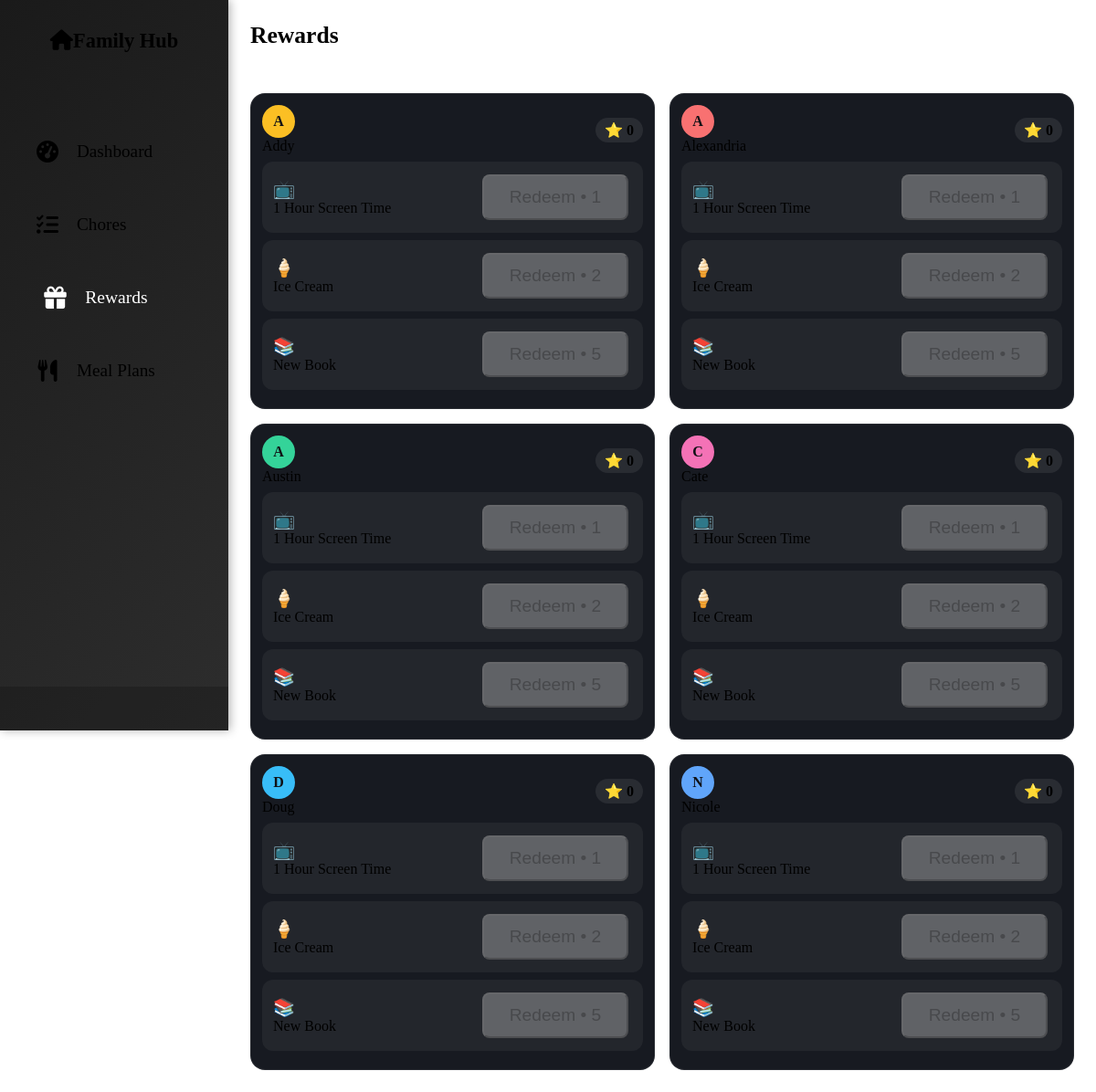
/rewards/, run on an earlier commit of the app's database.
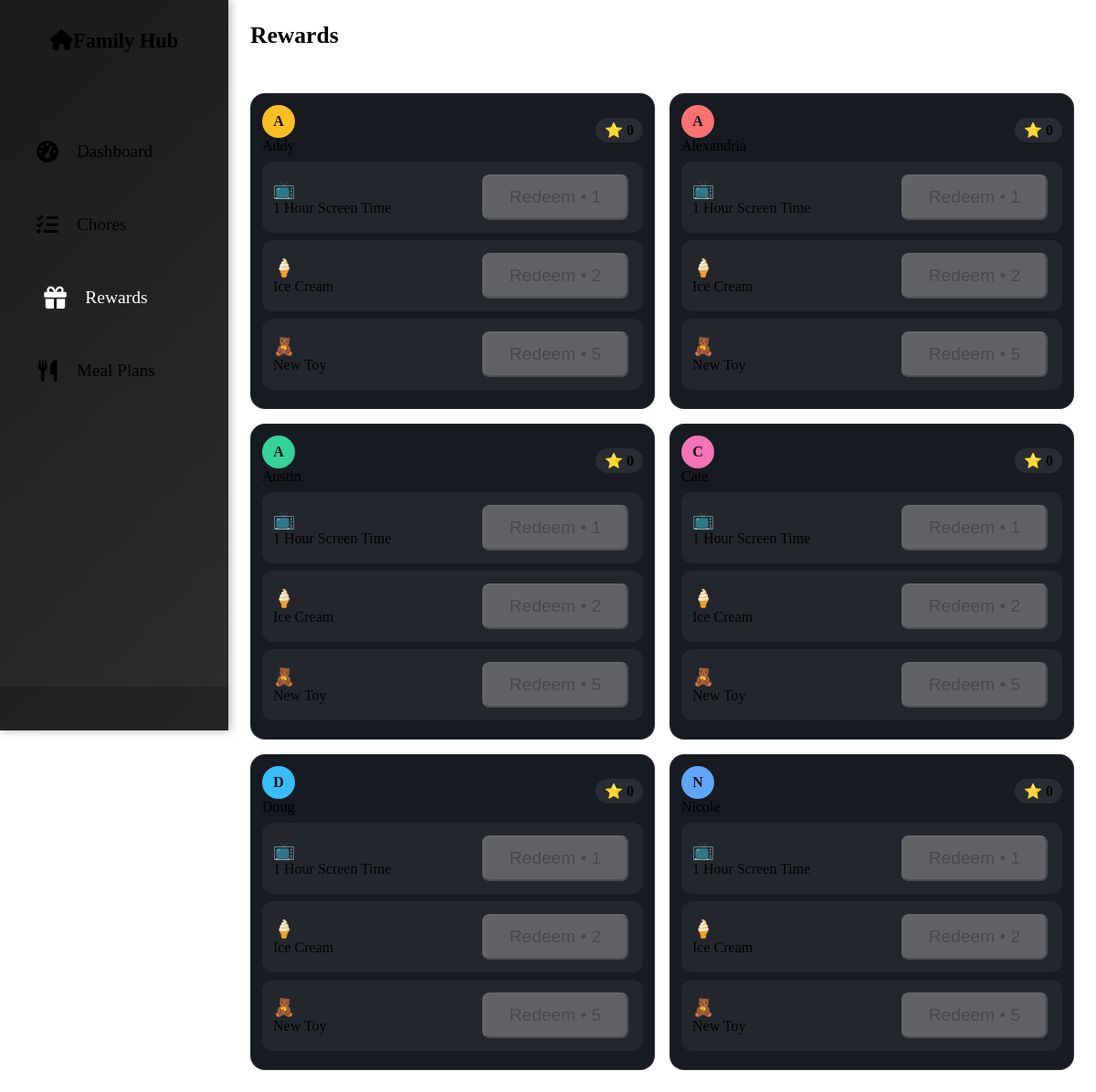
And on a later commit of the database.
### tables this page shows
CREATE TABLE users (
	id VARCHAR NOT NULL, 
	email VARCHAR, 
	first_name VARCHAR, 
	last_name VARCHAR, 
	profile_image_url VARCHAR, 
	is_admin BOOLEAN NOT NULL, 
	created_at DATETIME, 
	updated_at DATETIME, name TEXT, color TEXT, avatar TEXT, 
	PRIMARY KEY (id), 
	UNIQUE (email)
);

CREATE TABLE rewards (
  id INTEGER PRIMARY KEY AUTOINCREMENT,
  title TEXT NOT NULL,
  cost_points INTEGER NOT NULL,
  active INTEGER NOT NULL DEFAULT 1
, emoji TEXT);

### rewards/routes.py (the view)
@bp.get('/')
def rewards_home():
    with db.engine.begin() as conn:
        users = ps.list_users(conn)
        rewards = ps.list_rewards(conn, active_only=True)
        balances = {u.name: ps.user_balance(conn, u.name) for u in users}
    return render_template('rewards/index.html', users=users, rewards=rewards, balances=balances)

### app.py (called while the page is built)
def safe_url_for(endpoint: str, **values) -> str:
    try:
        return url_for(endpoint, **values)
    except Exception:  # pragma: no cover - best effort safety
        return "#"

### services/points_service.py (called while the page is built)
def user_balance(conn, user: str) -> int:
    return int(
        conn.execute(
            text("SELECT COALESCE(SUM(points),0) FROM points_ledger WHERE user_name=:u"),
            {"u": user},
        ).scalar()
        or 0
    )

def list_users(conn):
    return conn.execute(
        text("SELECT id, name, color, avatar FROM users ORDER BY name")
    ).fetchall()

def list_rewards(conn, active_only: bool = True):
    sql = "SELECT id, title, cost_points, emoji, active FROM rewards"
    if active_only:
        sql += " WHERE active=1"
    sql += " ORDER BY cost_points, title"
    return conn.execute(text(sql)).fetchall()

### templates/rewards/index.html (shortened to what this page needs)
{% extends "base.html" %}
{% block content %}
<div class="section-header"><h1>Rewards</h1></div>
<div class="rewards-grid">
  {% for u in users %}
  {% set bal = balances[u.name] %}
  <div class="kid-card">
    <div class="kid-head">
      <div class="d-flex align-items-center gap-2">
  <div class="avatar" style="background: {{ u.color or '#7dd3fc' }};">{{ (u.avatar or (u.name or '?')[0:1]).upper() }}</div>
        <div class="fw-semibold">{{ u.name }}</div>
      </div>
      <div class="balance">⭐ {{ bal }}</div>
    </div>
    {% for r in rewards %}
      <div class="reward-row">
        <div class="d-flex align-items-center gap-2">
          <span style="font-size:1.2rem">{{ r.emoji or '🎁' }}</span>
          <div class="fw-semibold">{{ r.title }}</div>
        </div>
        <button class="btn btn-success redeem"
                data-user="{{ u.name }}" data-reward="{{ r.id }}"
                {% if bal < r.cost_points %}disabled{% endif %}>
          Redeem • {{ r.cost_points }}
        </button>
      </div>
    {% endfor %}
  </div>
  {% endfor %}
</div>
{% endblock %}

### templates/base.html (shortened to what this page needs)
<!DOCTYPE html>
<html lang="en" data-bs-theme="dark">
<head>
    <link href="https://cdn.replit.com/agent/bootstrap-agent-dark-theme.min.css" rel="stylesheet">
    <link href="https://cdnjs.cloudflare.com/ajax/libs/font-awesome/6.0.0/css/all.min.css" rel="stylesheet">
    <link href="{{ url_for('static', filename='css/touch-optimized.css') }}" rel="stylesheet">
</head>
<body>
    <nav class="sidebar">
        <div class="sidebar-header">
            <h4><i class="fas fa-home me-2"></i>Family Hub</h4>
        </div>
        {% set _path = request.path %}
        <ul class="sidebar-nav">
            <li class="nav-item">
                <a class="nav-link {% if _path == '/' %}active{% endif %}" href="{{ url_for('index') }}" data-section="dashboard">
                    <i class="fas fa-tachometer-alt"></i>
                    <span>Dashboard</span>
                </a>
            </li>
            <li class="nav-item">
                <a class="nav-link {% if _path.startswith('/chores') %}active{% endif %}" href="{{ url_for('view_chores') }}" data-section="chores">
                    <i class="fas fa-tasks"></i>
                    <span>Chores</span>
                </a>
            </li>
            <li class="nav-item">
                <a class="nav-link {% if _path.startswith('/rewards') %}active{% endif %}" href="{{ safe_url_for('rewards.rewards_home') }}">
                    <i class="fas fa-gift"></i>
                    <span>Rewards</span>
                </a>
            </li>
            <li class="nav-item">
                <a class="nav-link {% if _path.startswith('/meal-plans') %}active{% endif %}" href="{{ url_for('meal_plans') }}" data-section="meals">
                    <i class="fas fa-utensils"></i>
                    <span>Meal Plans</span>
                </a>
            </li>
        </ul>
        <div class="sidebar-footer">
        </div>
    </nav>
    <main class="main-content">
        {% block content %}{% endblock %}
    </main>
</body>
</html>

### static/css/touch-optimized.css (style rules this page uses)
:root { --touch-target-min: 48px; --touch-spacing: 16px; --large-font-size: 1.2rem; --xl-font-size: 1.4rem; --xxl-font-size: 1.6rem; --sidebar-width: 280px; --sidebar-collapsed-width: 70px; }
* { -webkit-touch-callout: none; -webkit-user-select: none; -khtml-user-select: none; -moz-user-select: none; -ms-user-select: none; user-select: none; }
body { margin: 0; padding: 0; display: flex; min-height: 100vh; overflow-x: hidden; }
.sidebar { width: var(--sidebar-width); min-height: 100vh; background: linear-gradient(135deg, #1a1a1a 0%, #2d2d2d 100%); border-right: 2px solid var(--bs-border-color); display: flex; flex-direction: column; position: fixed; top: 0; left: 0; z-index: 1000; transition: all 0.3s ease; box-shadow: 2px 0 10px rgba(0, 0, 0, 0.3); }
.sidebar-header { padding: 2rem 1.5rem; text-align: center; border-bottom: 2px solid var(--bs-border-color); background: rgba(var(--bs-primary-rgb), 0.1); }
.sidebar-header h4 { color: var(--bs-light); margin: 0; font-size: var(--xl-font-size); font-weight: 600; }
.sidebar-nav { flex: 1; padding: 2rem 0; list-style: none; margin: 0; }
.sidebar-nav .nav-item { margin: 0.5rem 1rem; }
.sidebar-nav .nav-link { display: flex; align-items: center; padding: 1rem 1.5rem; color: var(--bs-light); text-decoration: none; border-radius: 0.75rem; transition: all 0.3s ease; font-size: var(--large-font-size); font-weight: 500; min-height: var(--touch-target-min); cursor: pointer; }
.sidebar-nav .nav-link i { font-size: 1.5rem; width: 2rem; text-align: center; margin-right: 1rem; }
.sidebar-nav .nav-link:hover, .sidebar-nav .nav-link:focus, .sidebar-nav .nav-link.active { background: linear-gradient(135deg, var(--bs-primary) 0%, #0056b3 100%); color: white; transform: translateX(10px) scale(1.02); box-shadow: 0 4px 15px rgba(var(--bs-primary-rgb), 0.4); }
.sidebar-nav .nav-link.active { background: linear-gradient(135deg, var(--bs-success) 0%, #0f5132 100%); }
.sidebar-footer { padding: 1.5rem; border-top: 2px solid var(--bs-border-color); background: rgba(0, 0, 0, 0.2); }
.main-content { flex: 1; margin-left: var(--sidebar-width); padding: 2rem; background: var(--bs-dark); min-height: 100vh; overflow-y: auto; transition: all 0.3s ease; }
.btn { font-size: var(--large-font-size); padding: 0.75rem 1.5rem; min-height: var(--touch-target-min); min-width: var(--touch-target-min); border-radius: 0.5rem; transition: all 0.2s ease; margin: 0.25rem; }
h1 { font-size: var(--xxl-font-size); margin-bottom: 1.5rem; }
.section-header { display: flex; justify-content: space-between; align-items: center; margin-bottom: 2rem; padding-bottom: 1rem; border-bottom: 2px solid var(--bs-border-color); }
.section-header h1 { margin: 0; color: var(--bs-light); }
@media (orientation: landscape) { .sidebar { width: 250px; } }
@media (orientation: landscape) { .main-content { margin-left: 250px; padding: 1.5rem; } }
@media (orientation: landscape) { .sidebar-nav .nav-link { padding: 0.75rem 1.25rem; } }
.touch-indicator { position: relative; overflow: hidden; }
.touch-indicator::after { content: ""; position: absolute; top: 50%; left: 50%; width: 0; height: 0; background: rgba(255, 255, 255, 0.3); border-radius: 50%; transform: translate(-50%, -50%); transition: width 0.3s ease, height 0.3s ease; }

### templates/rewards/index.html (style rules this page uses)
.rewards-grid { display: grid; gap: 16px; grid-template-columns: repeat(auto-fit, minmax(320px, 1fr)); }
.kid-card { border-radius: 16px; padding: 12px; background: var(--panel, #171a21); border: 1px solid rgba(255,255,255,.08); }
.kid-head { display:flex; align-items:center; justify-content:space-between; margin-bottom: 8px; }
.avatar { width:36px; height:36px; border-radius:50%; display:flex; align-items:center; justify-content:center; font-weight:700; color:#0f1115; }
.balance { background: rgba(255,255,255,.08); border-radius: 999px; padding: 4px 10px; font-weight:600; }
.reward-row { display:flex; align-items:center; justify-content:space-between; padding:10px 12px; border-radius:12px; background: rgba(255,255,255,.05); margin-bottom:8px; }
.redeem { min-width: 160px; }

What changed in the data, as far as the page shows it:
changed rewards: emoji "📚" → "🧸"; title "New Book" → "New Toy"
